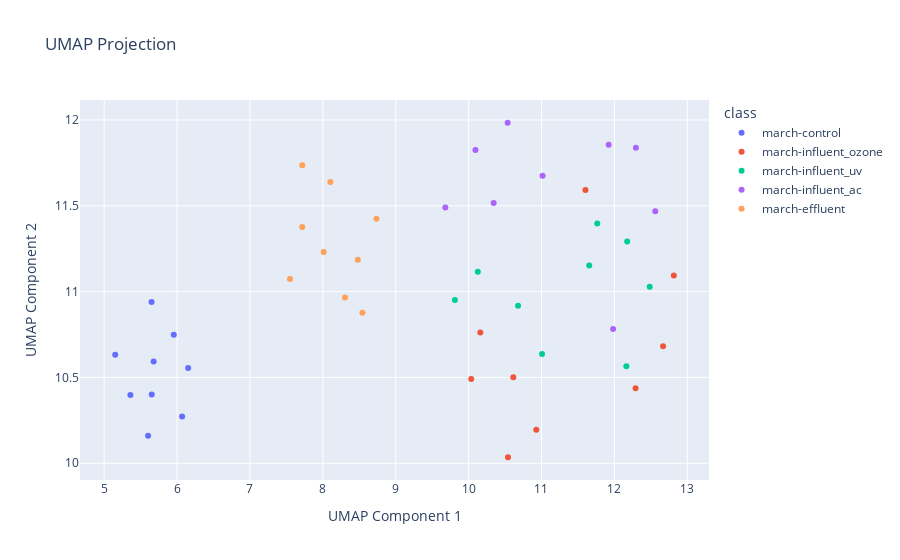
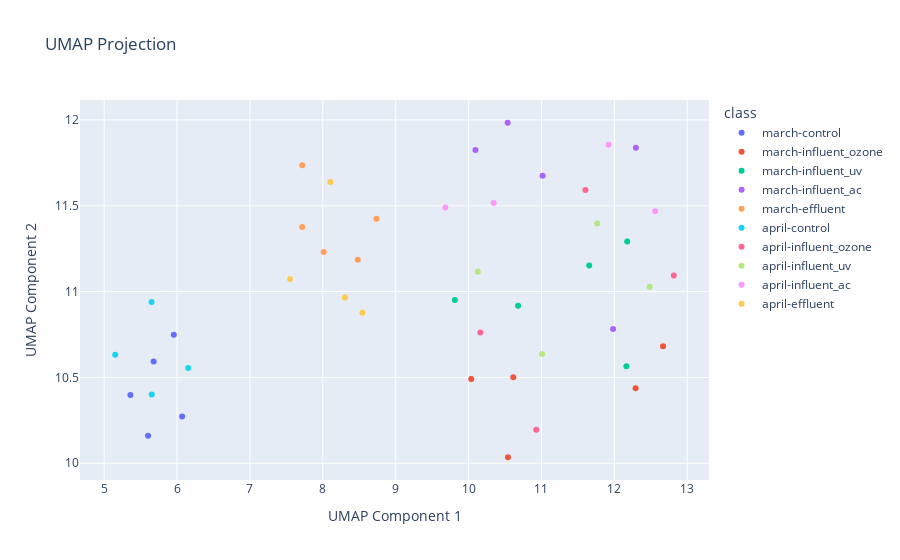

Here is the notebook cell these charts were saved with, in order:
### Code cell
from src.StreamPort.ml.MachineLearningEngine import MachineLearningEngine
from src.StreamPort.ml.MachineLearningProcessingSettings import  MakeModelUMAP

path = 'feature_list.csv'
engine = MachineLearningEngine()
engine.add_analyses_from_csv(path)

class_path = 'new_metadata.csv'

#for march
engine.month_march(class_path)
engine.print()
umap_model_march = MakeModelUMAP(n_neighbors=15, min_dist=0.1, n_components=2, random_state=42)
engine.add_settings(umap_model_march)
engine.run_workflow()
engine.plot_umap()

# #for april
engine.month_april(class_path)
engine.print()
umap_model_april = MakeModelUMAP(n_neighbors=15, min_dist=0.1, n_components=2, random_state=42)
engine.add_settings(umap_model_april)
engine.run_workflow()
engine.plot_umap()

### Figure 1 — Plotly figure (JSON) as saved in the notebook; plotly's stock layout.template omitted (floating-point values rounded to 4 significant figures)
{"data": [{"hovertemplate": "class=march-control<br>UMAP Component 1=%{x}<br>UMAP Component 2=%{y}<extra></extra>", "legendgroup": "march-control", "marker": {"color": "#636efa", "symbol": "circle"}, "mode": "markers", "name": "march-control", "orientation": "v", "showlegend": true, "type": "scatter", "x": [5.679, 6.152, 5.955, 5.653, 5.36, 5.151, 6.069, 5.65, 5.602], "xaxis": "x", "y": [10.59, 10.55, 10.75, 10.4, 10.4, 10.63, 10.27, 10.94, 10.16], "yaxis": "y"}, {"hovertemplate": "class=march-influent_ozone<br>UMAP Component 1=%{x}<br>UMAP Component 2=%{y}<extra></extra>", "legendgroup": "march-influent_ozone", "marker": {"color": "#EF553B", "symbol": "circle"}, "mode": "markers", "name": "march-influent_ozone", "orientation": "v", "showlegend": true, "type": "scatter", "x": [10.04, 10.16, 10.61, 10.93, 10.54, 11.6, 12.67, 12.82, 12.29], "xaxis": "x", "y": [10.49, 10.76, 10.5, 10.2, 10.04, 11.59, 10.68, 11.09, 10.44], "yaxis": "y"}, {"hovertemplate": "class=march-influent_uv<br>UMAP Component 1=%{x}<br>UMAP Component 2=%{y}<extra></extra>", "legendgroup": "march-influent_uv", "marker": {"color": "#00cc96", "symbol": "circle"}, "mode": "markers", "name": "march-influent_uv", "orientation": "v", "showlegend": true, "type": "scatter", "x": [9.812, 10.13, 11.65, 11.01, 10.68, 11.77, 12.18, 12.48, 12.16], "xaxis": "x", "y": [10.95, 11.12, 11.15, 10.64, 10.92, 11.4, 11.29, 11.03, 10.57], "yaxis": "y"}, {"hovertemplate": "class=march-influent_ac<br>UMAP Component 1=%{x}<br>UMAP Component 2=%{y}<extra></extra>", "legendgroup": "march-influent_ac", "marker": {"color": "#ab63fa", "symbol": "circle"}, "mode": "markers", "name": "march-influent_ac", "orientation": "v", "showlegend": true, "type": "scatter", "x": [11.02, 9.681, 10.09, 10.34, 10.54, 11.92, 12.3, 12.56, 11.98], "xaxis": "x", "y": [11.68, 11.49, 11.83, 11.52, 11.98, 11.86, 11.84, 11.47, 10.78], "yaxis": "y"}, {"hovertemplate": "class=march-effluent<br>UMAP Component 1=%{x}<br>UMAP Component 2=%{y}<extra></extra>", "legendgroup": "march-effluent", "marker": {"color": "#FFA15A", "symbol": "circle"}, "mode": "markers", "name": "march-effluent", "orientation": "v", "showlegend": true, "type": "scatter", "x": [8.735, 8.304, 8.48, 8.543, 8.012, 7.548, 7.718, 8.104, 7.717], "xaxis": "x", "y": [11.42, 10.97, 11.19, 10.88, 11.23, 11.07, 11.74, 11.64, 11.38], "yaxis": "y"}], "layout": {"legend": {"title": {"text": "class"}, "tracegroupgap": 0}, "title": {"text": "UMAP Projection"}, "xaxis": {"anchor": "y", "domain": [0, 1], "title": {"text": "UMAP Component 1"}}, "yaxis": {"anchor": "x", "domain": [0, 1], "title": {"text": "UMAP Component 2"}}}}

### Figure 2 — Plotly figure (JSON) as saved in the notebook; plotly's stock layout.template omitted (floating-point values rounded to 4 significant figures)
{"data": [{"hovertemplate": "class=march-control<br>UMAP Component 1=%{x}<br>UMAP Component 2=%{y}<extra></extra>", "legendgroup": "march-control", "marker": {"color": "#636efa", "symbol": "circle"}, "mode": "markers", "name": "march-control", "orientation": "v", "showlegend": true, "type": "scatter", "x": [5.679, 5.955, 5.36, 6.069, 5.602], "xaxis": "x", "y": [10.59, 10.75, 10.4, 10.27, 10.16], "yaxis": "y"}, {"hovertemplate": "class=march-influent_ozone<br>UMAP Component 1=%{x}<br>UMAP Component 2=%{y}<extra></extra>", "legendgroup": "march-influent_ozone", "marker": {"color": "#EF553B", "symbol": "circle"}, "mode": "markers", "name": "march-influent_ozone", "orientation": "v", "showlegend": true, "type": "scatter", "x": [10.04, 10.61, 10.54, 12.67, 12.29], "xaxis": "x", "y": [10.49, 10.5, 10.04, 10.68, 10.44], "yaxis": "y"}, {"hovertemplate": "class=march-influent_uv<br>UMAP Component 1=%{x}<br>UMAP Component 2=%{y}<extra></extra>", "legendgroup": "march-influent_uv", "marker": {"color": "#00cc96", "symbol": "circle"}, "mode": "markers", "name": "march-influent_uv", "orientation": "v", "showlegend": true, "type": "scatter", "x": [9.812, 11.65, 10.68, 12.18, 12.16], "xaxis": "x", "y": [10.95, 11.15, 10.92, 11.29, 10.57], "yaxis": "y"}, {"hovertemplate": "class=march-influent_ac<br>UMAP Component 1=%{x}<br>UMAP Component 2=%{y}<extra></extra>", "legendgroup": "march-influent_ac", "marker": {"color": "#ab63fa", "symbol": "circle"}, "mode": "markers", "name": "march-influent_ac", "orientation": "v", "showlegend": true, "type": "scatter", "x": [11.02, 10.09, 10.54, 12.3, 11.98], "xaxis": "x", "y": [11.68, 11.83, 11.98, 11.84, 10.78], "yaxis": "y"}, {"hovertemplate": "class=march-effluent<br>UMAP Component 1=%{x}<br>UMAP Component 2=%{y}<extra></extra>", "legendgroup": "march-effluent", "marker": {"color": "#FFA15A", "symbol": "circle"}, "mode": "markers", "name": "march-effluent", "orientation": "v", "showlegend": true, "type": "scatter", "x": [8.735, 8.48, 8.012, 7.718, 7.717], "xaxis": "x", "y": [11.42, 11.19, 11.23, 11.74, 11.38], "yaxis": "y"}, {"hovertemplate": "class=april-control<br>UMAP Component 1=%{x}<br>UMAP Component 2=%{y}<extra></extra>", "legendgroup": "april-control", "marker": {"color": "#19d3f3", "symbol": "circle"}, "mode": "markers", "name": "april-control", "orientation": "v", "showlegend": true, "type": "scatter", "x": [6.152, 5.653, 5.151, 5.65], "xaxis": "x", "y": [10.55, 10.4, 10.63, 10.94], "yaxis": "y"}, {"hovertemplate": "class=april-influent_ozone<br>UMAP Component 1=%{x}<br>UMAP Component 2=%{y}<extra></extra>", "legendgroup": "april-influent_ozone", "marker": {"color": "#FF6692", "symbol": "circle"}, "mode": "markers", "name": "april-influent_ozone", "orientation": "v", "showlegend": true, "type": "scatter", "x": [10.16, 10.93, 11.6, 12.82], "xaxis": "x", "y": [10.76, 10.2, 11.59, 11.09], "yaxis": "y"}, {"hovertemplate": "class=april-influent_uv<br>UMAP Component 1=%{x}<br>UMAP Component 2=%{y}<extra></extra>", "legendgroup": "april-influent_uv", "marker": {"color": "#B6E880", "symbol": "circle"}, "mode": "markers", "name": "april-influent_uv", "orientation": "v", "showlegend": true, "type": "scatter", "x": [10.13, 11.01, 11.77, 12.48], "xaxis": "x", "y": [11.12, 10.64, 11.4, 11.03], "yaxis": "y"}, {"hovertemplate": "class=april-influent_ac<br>UMAP Component 1=%{x}<br>UMAP Component 2=%{y}<extra></extra>", "legendgroup": "april-influent_ac", "marker": {"color": "#FF97FF", "symbol": "circle"}, "mode": "markers", "name": "april-influent_ac", "orientation": "v", "showlegend": true, "type": "scatter", "x": [9.681, 10.34, 11.92, 12.56], "xaxis": "x", "y": [11.49, 11.52, 11.86, 11.47], "yaxis": "y"}, {"hovertemplate": "class=april-effluent<br>UMAP Component 1=%{x}<br>UMAP Component 2=%{y}<extra></extra>", "legendgroup": "april-effluent", "marker": {"color": "#FECB52", "symbol": "circle"}, "mode": "markers", "name": "april-effluent", "orientation": "v", "showlegend": true, "type": "scatter", "x": [8.304, 8.543, 7.548, 8.104], "xaxis": "x", "y": [10.97, 10.88, 11.07, 11.64], "yaxis": "y"}], "layout": {"legend": {"title": {"text": "class"}, "tracegroupgap": 0}, "title": {"text": "UMAP Projection"}, "xaxis": {"anchor": "y", "domain": [0, 1], "title": {"text": "UMAP Component 1"}}, "yaxis": {"anchor": "x", "domain": [0, 1], "title": {"text": "UMAP Component 2"}}}}
